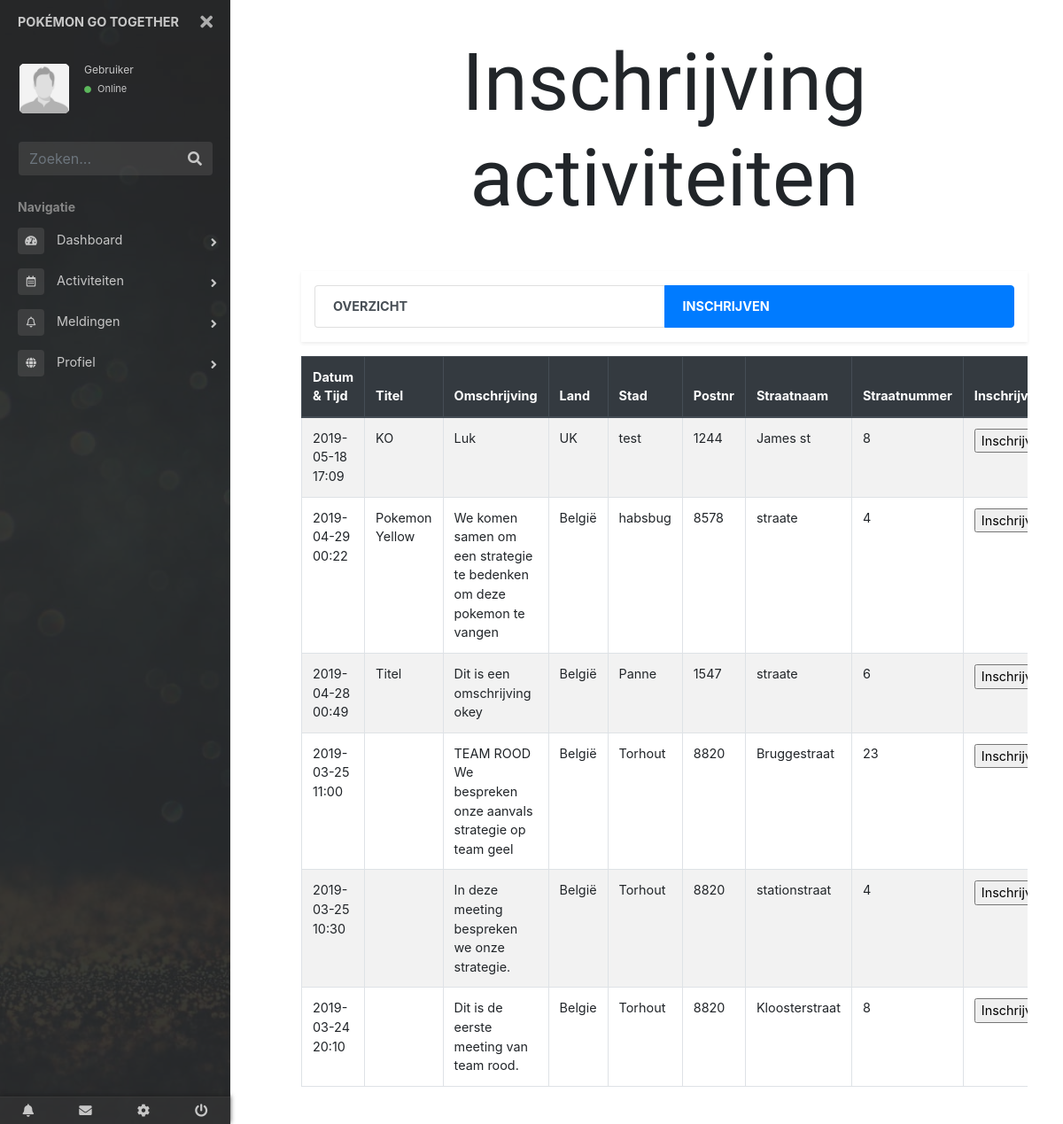
The app's page /activiteiten/activiteitenInschrijvenOud.php (signed in) with its own data.
### tables this page shows
CREATE TABLE IF NOT EXISTS `activiteit` (
  `AID` int(11) NOT NULL AUTO_INCREMENT,
  `Datum` timestamp NOT NULL DEFAULT CURRENT_TIMESTAMP,
  `Titel` varchar(60) NOT NULL,
  `Omschrijving` text,
  `Land` varchar(60) DEFAULT NULL,
  `Stad` varchar(60) NOT NULL,
  `Postnr` varchar(60) DEFAULT NULL,
  `Straatnaam` varchar(60) DEFAULT NULL,
  `Straatnummer` varchar(10) DEFAULT NULL,
  PRIMARY KEY (`AID`),
  UNIQUE KEY `AID` (`AID`)
);

### public/activiteiten/activiteitenInschrijvenOud.php (the view, shortened to what this page needs)
<!DOCTYPE html>
<html lang="en">
<head>
	<?php require_once("../extraFiles/navHeading.php"); ?>
</head>
<body>
	<?php require_once("../extraFiles/navBeginning.php");
	?>
	<div class="container-fluid">
		<h1 class="titel text-center">Inschrijving activiteiten</h1>
		<div class="container shadow-sm pb-lg-3 pt-lg-3 mb-lg-3">
			<div class="list-group list-group-horizontal-sm">
				<a href="../activiteiten/activiteitenOverzicht.php" class="list-group-item list-group-item-action flex-fill text-uppercase"><b>Overzicht</b></a>
				<a href="activiteitenInschrijvenOud.php" class="list-group-item list-group-item-action flex-fill text-uppercase active"><b>Inschrijven</b></a>
			</div>
		</div>
		<?php
			require_once("../extraFiles/connectie.php");
			$sql = "SELECT * FROM activiteit ORDER BY datum DESC ";
			$stmt = $link->query($sql);
			echo "<div class='table-responsive'>
                        <table class='table table-striped table-bordered'> <thead class='thead-dark'>
                                <tr>
                                    <th scope='col'>Datum & Tijd</th>
                                    <th scope='col'>Titel</th>
                                    <th scope='col'>Omschrijving</th>
                                    <th scope='col'>Land</th>
                                    <th scope='col'>Stad</th>
                                    <th scope='col'>Postnr</th>
                                    <th scope='col'>Straatnaam</th>
                                    <th scope='col'>Straatnummer</th>
                                    <th scope='col'>Inschrijven</th>
                                </tr>
                            </thead><tbody>";
			foreach ($stmt as $rij) {
				$aid = $rij['AID'];
				echo "<td>" . substr($rij['Datum'], 0, 16) . "</td>";
				echo "<td>" . $rij['Titel'] . "</td>";
				echo "<td>" . nl2br($rij['Omschrijving']) . "</td>";
				echo "<td>" . $rij['Land'] . "</td>";
				echo "<td>" . $rij['Stad'] . "</td>";
				echo "<td>" . $rij['Postnr'] . "</td>";
				echo "<td>" . $rij['Straatnaam'] . "</td>";
				echo "<td>" . $rij['Straatnummer'] . "</td>";
				$stmt2 = $link->prepare("select * from activiteitheeftgebruiker where GIB = ? and AID = ?");
				$stmt2->bindParam(1, $_SESSION["ID"]);
				$stmt2->bindParam(2, $aid);
				$stmt2->execute();
				$count = $stmt2->rowCount();
				if ($count >= 1) {
					echo "<td> U bent ingeschreven. </td></tr>";
				} else {
					echo "<td><form method='post'><input type='hidden' value=\"$aid\" name='AID'><input type='submit' value='Inschrijven' name='nr'></form></td></tr>";
				}
			}
			echo "</tbody></table></div>";
		?>
	</div>
	<?php require_once("../extraFiles/navEnding.php"); ?>
</body>
</html>

### public/css/mycss.css (style rules this page uses)
body { font-size: 0.9rem; }
.page-wrapper .page-content > div { padding: 20px 40px; }
.titel { font-family: Lobster, cursive; font-size: 90px; margin-bottom: 50px; }

### records on screen
activiteit: Datum "2019-05-18 17:09", Titel "KO", Omschrijving "Luk", Land "UK", Stad "test", Postnr "1244", Straatnaam "James st", Straatnummer "8"
activiteit: Datum "2019-04-29 00:22", Titel "Pokemon Yellow", Omschrijving "We komen samen om een strategie te bedenken om deze pokemon te vangen", Land "België", Stad "habsbug", Postnr "8578", Straatnaam "straate", Straatnummer "4"
activiteit: Datum "2019-04-28 00:49", Titel "Titel", Omschrijving "Dit is een omschrijving okey", Land "België", Stad "Panne", Postnr "1547", Straatnaam "straate", Straatnummer "6"
activiteit: Datum "2019-03-25 11:00", Omschrijving "TEAM ROOD We bespreken onze aanvals strategie op team geel", Land "België", Stad "Torhout", Postnr "8820", Straatnaam "Bruggestraat", Straatnummer "23"
activiteit: Datum "2019-03-25 10:30", Omschrijving "In deze meeting bespreken we onze strategie.", Land "België", Stad "Torhout", Postnr "8820", Straatnaam "stationstraat", Straatnummer "4"
activiteit: Datum "2019-03-24 20:10", Omschrijving "Dit is de eerste meeting van team rood.", Land "Belgie", Stad "Torhout", Postnr "8820", Straatnaam "Kloosterstraat", Straatnummer "8"
